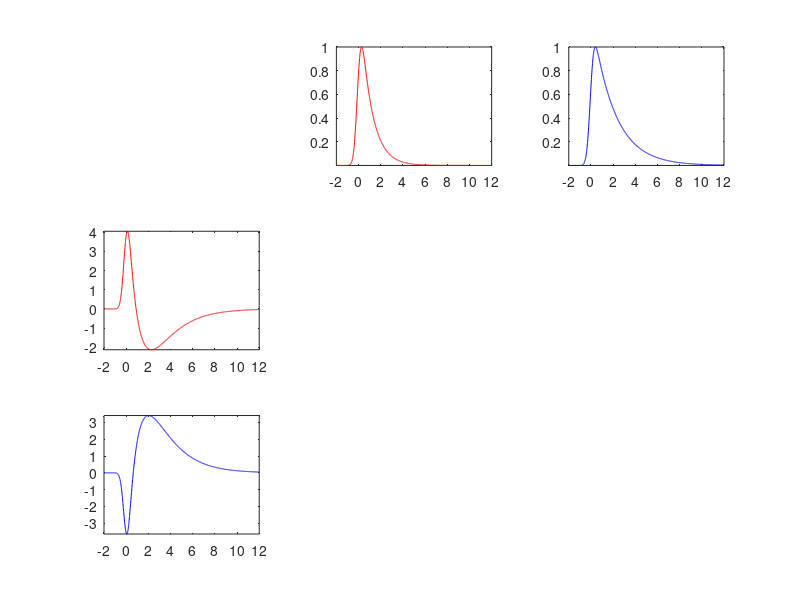

MATLAB code to generate this figure:
% FLCS principle

tau = [1 2];
t = (-2:0.01:12)';

irf = exp(-7*t.^2);
f1 = 0*irf; f2 = f1;
for j=1:length(irf)
    f1(j:end) = f1(j:end) + irf(j)*exp(-t(j:end)/tau(1));
    f2(j:end) = f2(j:end) + irf(j)*exp(-t(j:end)/tau(2));
end
f1 = f1/sum(f1);
f2 = f2/sum(f2);

subplot(3,3,2)
plot(t,f1/max(f1),'r')
axis tight
subplot(3,3,3)
plot(t,f2/max(f2),'b')
axis tight

ff = inv([f1 f2]'*[f1 f2])*[f1 f2]';

subplot(3,3,4)
plot(t,ff(1,:),'r')
axis tight
subplot(3,3,7)
plot(t,ff(2,:),'b')
axis tight
